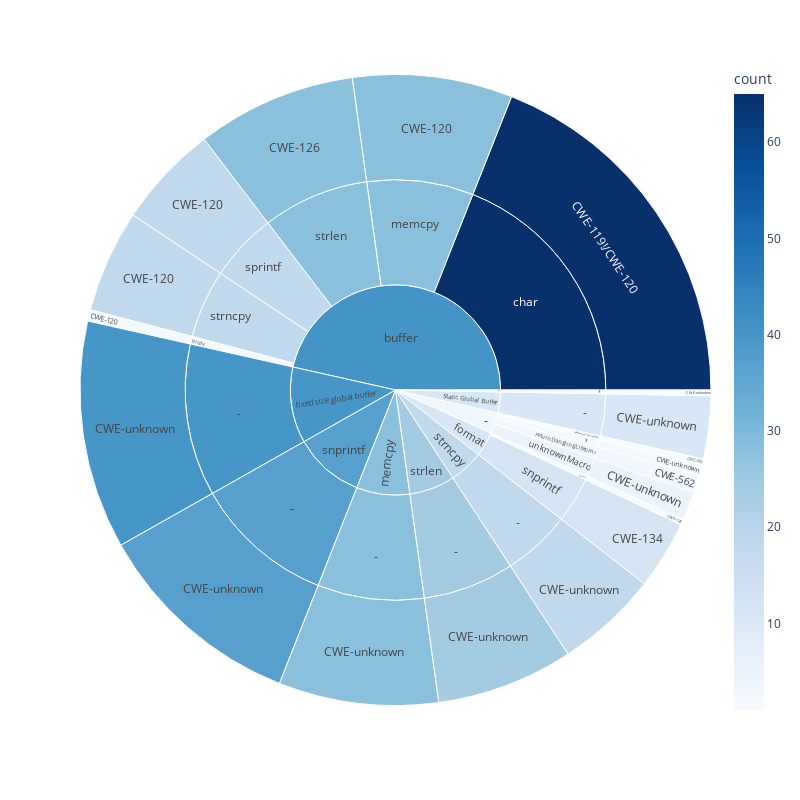

Notebook source saved alongside this figure:
### Markdown cell above
### Plotting subburset plot from the frequency of category, name and cwe types.

### Code cell
dfplt = dfs[['category', 'name', 'cwe']].groupby(['category', 'name', 'cwe'], group_keys=False).size().reset_index(name='count')
fig = px.sunburst(dfplt, 
    path=['category', 'name', 'cwe'], 
    values='count', 
    color_continuous_scale='Blues',
    color='count',
)
# fig.write_image("figure/vul_statistics.pdf")
# fig.update_traces(hovertemplate='%{label}<br>%{customdata}')
fig.update_layout(
    autosize=False,
    width=800,
    height=800,)
fig.show()
# save the figure manually, the below code takes ages
# fig.write_image("../figure/vul_statistics.pdf")

### Figure 1 — Plotly figure (JSON) as saved in the notebook; plotly's stock layout.template omitted (floating-point values rounded to 4 significant figures)
{"data": [{"branchvalues": "total", "customdata": [[65], [28], [18], [2], [18], [28], [1], [12], [3], [1], [2], [11], [40], [28], [37], [1], [24], [18], [5], [2], [11], [40], [28], [37], [1], [24], [18], [1], [65], [28], [1], [3], [12], [18], [2], [28], [18], [5], [3.545], [11], [40.53], [40], [11.15], [28], [37], [1], [24], [18]], "domain": {"x": [0, 1], "y": [0, 1]}, "hovertemplate": "labels=%{label}<br>count_sum=%{value}<br>parent=%{parent}<br>id=%{id}<br>count=%{color}<extra></extra>", "ids": ["buffer/char/CWE-119!/CWE-120", "buffer/memcpy/CWE-120", "buffer/sprintf/CWE-120", "buffer/strcpy/CWE-120", "buffer/strncpy/CWE-120", "buffer/strlen/CWE-126", "format/printf/CWE-134", "format/snprintf/CWE-134", "-/returnDanglingLifetime/CWE-562", "-/bufferAccessOutOfBounds/CWE-788", "-/-/CWE-unknown", "Static Global Buffer/-/CWE-unknown", "fixed size global buffer/-/CWE-unknown", "memcpy/-/CWE-unknown", "snprintf/-/CWE-unknown", "sprintf/-/CWE-unknown", "strlen/-/CWE-unknown", "strncpy/-/CWE-unknown", "-/unknownMacro/CWE-unknown", "-/-", "Static Global Buffer/-", "fixed size global buffer/-", "memcpy/-", "snprintf/-", "sprintf/-", "strlen/-", "strncpy/-", "-/bufferAccessOutOfBounds", "buffer/char", "buffer/memcpy", "format/printf", "-/returnDanglingLifetime", "format/snprintf", "buffer/sprintf", "buffer/strcpy", "buffer/strlen", "buffer/strncpy", "-/unknownMacro", "-", "Static Global Buffer", "buffer", "fixed size global buffer", "format", "memcpy", "snprintf", "sprintf", "strlen", "strncpy"], "labels": ["CWE-119!/CWE-120", "CWE-120", "CWE-120", "CWE-120", "CWE-120", "CWE-126", "CWE-134", "CWE-134", "CWE-562", "CWE-788", "CWE-unknown", "CWE-unknown", "CWE-unknown", "CWE-unknown", "CWE-unknown", "CWE-unknown", "CWE-unknown", "CWE-unknown", "CWE-unknown", "-", "-", "-", "-", "-", "-", "-", "-", "bufferAccessOutOfBounds", "char", "memcpy", "printf", "returnDanglingLifetime", "snprintf", "sprintf", "strcpy", "strlen", "strncpy", "unknownMacro", "-", "Static Global Buffer", "buffer", "fixed size global buffer", "format", "memcpy", "snprintf", "sprintf", "strlen", "strncpy"], "marker": {"coloraxis": "coloraxis", "colors": [65, 28, 18, 2, 18, 28, 1, 12, 3, 1, 2, 11, 40, 28, 37, 1, 24, 18, 5, 2, 11, 40, 28, 37, 1, 24, 18, 1, 65, 28, 1, 3, 12, 18, 2, 28, 18, 5, 3.545, 11, 40.53, 40, 11.15, 28, 37, 1, 24, 18]}, "name": "", "parents": ["buffer/char", "buffer/memcpy", "buffer/sprintf", "buffer/strcpy", "buffer/strncpy", "buffer/strlen", "format/printf", "format/snprintf", "-/returnDanglingLifetime", "-/bufferAccessOutOfBounds", "-/-", "Static Global Buffer/-", "fixed size global buffer/-", "memcpy/-", "snprintf/-", "sprintf/-", "strlen/-", "strncpy/-", "-/unknownMacro", "-", "Static Global Buffer", "fixed size global buffer", "memcpy", "snprintf", "sprintf", "strlen", "strncpy", "-", "buffer", "buffer", "format", "-", "format", "buffer", "buffer", "buffer", "buffer", "-", "", "", "", "", "", "", "", "", "", ""], "type": "sunburst", "values": [65, 28, 18, 2, 18, 28, 1, 12, 3, 1, 2, 11, 40, 28, 37, 1, 24, 18, 5, 2, 11, 40, 28, 37, 1, 24, 18, 1, 65, 28, 1, 3, 12, 18, 2, 28, 18, 5, 11, 11, 159, 40, 13, 28, 37, 1, 24, 18]}], "layout": {"autosize": false, "coloraxis": {"colorbar": {"title": {"text": "count"}}, "colorscale": [[0, "rgb(247,251,255)"], [0.125, "rgb(222,235,247)"], [0.25, "rgb(198,219,239)"], [0.375, "rgb(158,202,225)"], [0.5, "rgb(107,174,214)"], [0.625, "rgb(66,146,198)"], [0.75, "rgb(33,113,181)"], [0.875, "rgb(8,81,156)"], [1, "rgb(8,48,107)"]]}, "height": 800, "legend": {"tracegroupgap": 0}, "margin": {"t": 60}, "width": 800}}
